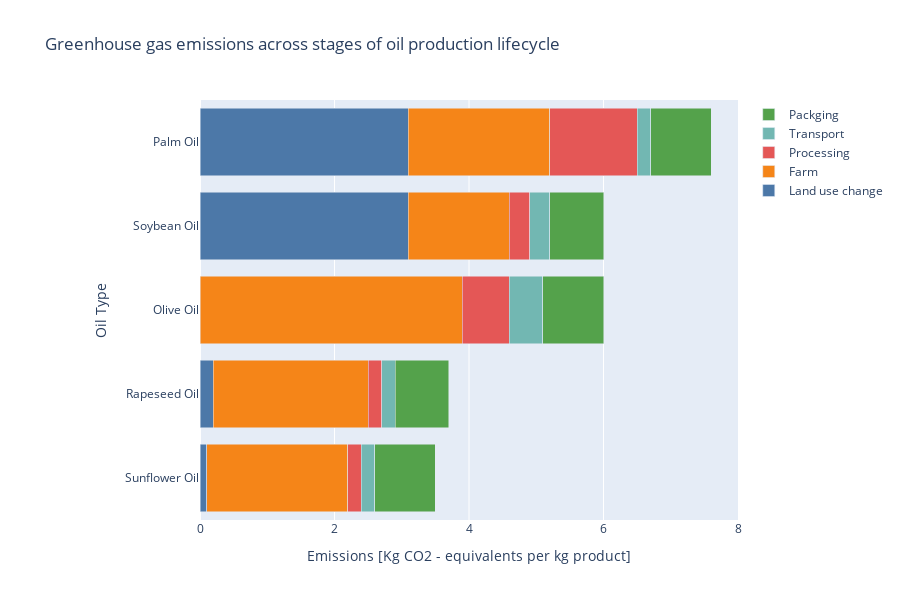

Notebook code for this chart:
### Markdown cell above
This is mainly due to the land use change as we can see in the graph below. This is mainly due to the peat soil being exposed after deforestation, allowing oxigen in, which leads to oxidation of the soil (_Manning, F. C. et al, 2019_).

### Code cell
import pandas as pd
import plotly.graph_objs as go
import plotly.express as px

# Load your dataset
fp_raw = pd.read_csv('../Datasets/Food_Production.csv')

# Filter for oils
oils = fp_raw[fp_raw['Food product'].str.contains('Oil')]

# Specify the order of oils
oil_order = ['Sunflower Oil', 'Rapeseed Oil', 'Olive Oil', 'Soybean Oil', 'Palm Oil']

# Set the order in the DataFrame
oils['Food product'] = pd.Categorical(oils['Food product'], categories=oil_order, ordered=True)
oils = oils.sort_values(by='Food product')

# Select relevant columns for plotting
data2 = oils.iloc[:, [0, 1, 2, 3, 4, 5]]  # Assuming columns 1 to 5 are the stages of emissions

# Define colors for each stage based on provided color palette
colors = px.colors.qualitative.T10[:len(data2.columns[1:])]

# Create traces for each stage
traces = []
for i, stage in enumerate(data2.columns[1:]):
    trace = go.Bar(
        y=data2['Food product'],
        x=data2[stage],
        name=stage,
        orientation='h',
        marker=dict(color=colors[i])
    )
    traces.append(trace)

# Layout settings
layout = go.Layout(
    title='Greenhouse gas emissions across stages of oil production lifecycle',
    barmode='stack',
    yaxis=dict(title='Oil Type'),
    xaxis=dict(title='Emissions [Kg CO2 - equivalents per kg product]'),
    margin=dict(l=200),  # Adjust left margin to accommodate food product labels
    height=600,  # Adjust height as needed
    hovermode='closest',
    showlegend=True
)

# Create figure object
fig = go.Figure(data=traces, layout=layout)

# Display the plot
fig.show()

### Figure 1 — Plotly figure (JSON) as saved in the notebook; plotly's stock layout.template omitted (floating-point values rounded to 4 significant figures)
{"data": [{"marker": {"color": "#4C78A8"}, "name": "Land use change", "orientation": "h", "type": "bar", "x": [0.1, 0.2, 0, 3.1, 3.1], "y": ["Sunflower Oil", "Rapeseed Oil", "Olive Oil", "Soybean Oil", "Palm Oil"]}, {"marker": {"color": "#F58518"}, "name": "Farm", "orientation": "h", "type": "bar", "x": [2.1, 2.3, 3.9, 1.5, 2.1], "y": ["Sunflower Oil", "Rapeseed Oil", "Olive Oil", "Soybean Oil", "Palm Oil"]}, {"marker": {"color": "#E45756"}, "name": "Processing", "orientation": "h", "type": "bar", "x": [0.2, 0.2, 0.7, 0.3, 1.3], "y": ["Sunflower Oil", "Rapeseed Oil", "Olive Oil", "Soybean Oil", "Palm Oil"]}, {"marker": {"color": "#72B7B2"}, "name": "Transport", "orientation": "h", "type": "bar", "x": [0.2, 0.2, 0.5, 0.3, 0.2], "y": ["Sunflower Oil", "Rapeseed Oil", "Olive Oil", "Soybean Oil", "Palm Oil"]}, {"marker": {"color": "#54A24B"}, "name": "Packging", "orientation": "h", "type": "bar", "x": [0.9, 0.8, 0.9, 0.8, 0.9], "y": ["Sunflower Oil", "Rapeseed Oil", "Olive Oil", "Soybean Oil", "Palm Oil"]}], "layout": {"barmode": "stack", "height": 600, "hovermode": "closest", "margin": {"l": 200}, "showlegend": true, "title": {"text": "Greenhouse gas emissions across stages of oil production lifecycle"}, "xaxis": {"title": {"text": "Emissions [Kg CO2 - equivalents per kg product]"}}, "yaxis": {"title": {"text": "Oil Type"}}}}
